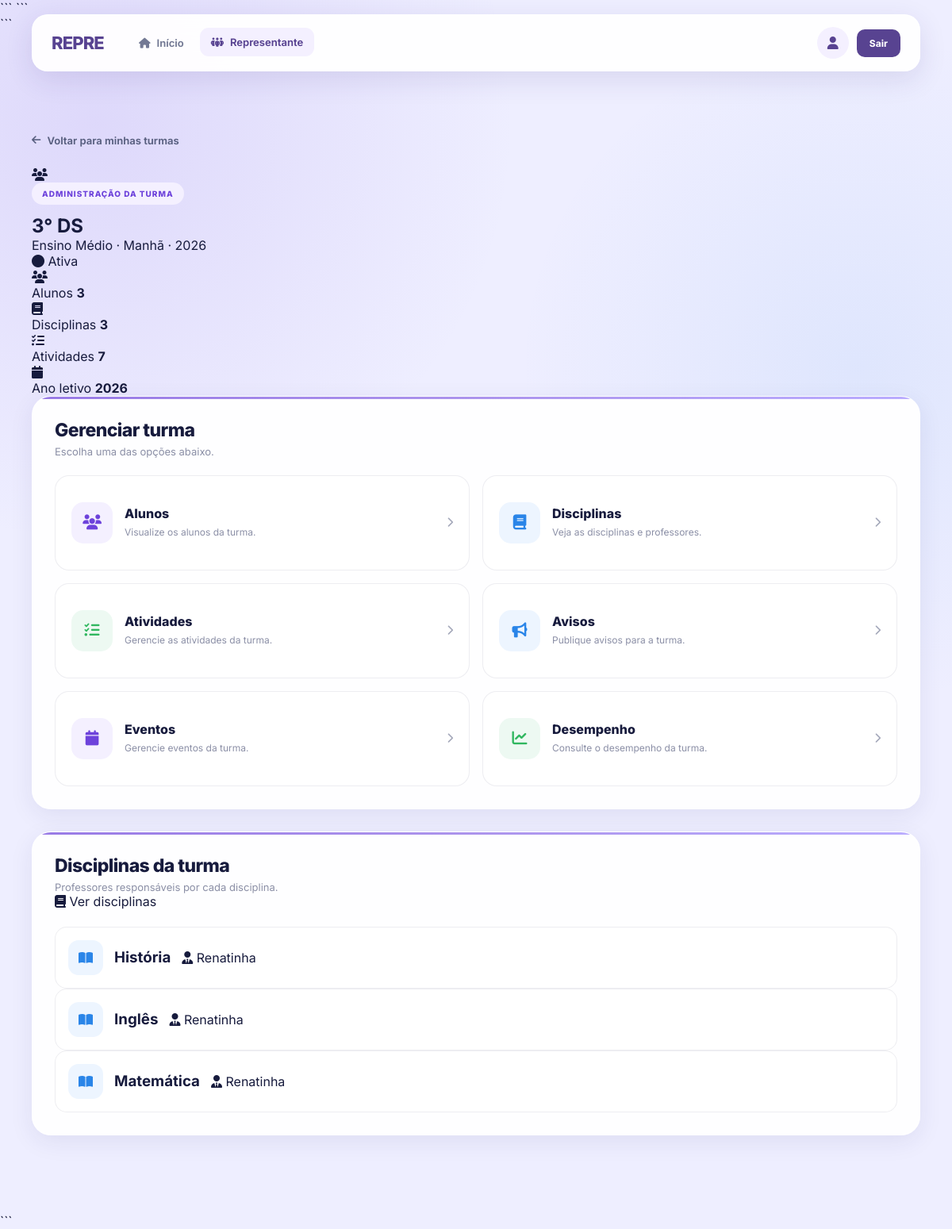
/heloisa/adminTurma.php?id=1 (signed in), run on the app's committed database.
### tables this page shows
CREATE TABLE IF NOT EXISTS `turmas` (
  `id` int UNSIGNED NOT NULL AUTO_INCREMENT,
  `nome` varchar(80) NOT NULL,
  `serie` varchar(40) DEFAULT NULL,
  `turno` enum('Manhã','Tarde','Noite','Integral') NOT NULL DEFAULT 'Manhã',
  `ano_letivo` year NOT NULL,
  `ativa` tinyint(1) NOT NULL DEFAULT '1',
  PRIMARY KEY (`id`),
  UNIQUE KEY `uq_turma` (`nome`,`ano_letivo`)
);

CREATE TABLE IF NOT EXISTS `turma_disciplinas` (
  `id` int UNSIGNED NOT NULL AUTO_INCREMENT,
  `turma_id` int UNSIGNED NOT NULL,
  `disciplina_id` int UNSIGNED NOT NULL,
  `professor_id` int UNSIGNED NOT NULL,
  PRIMARY KEY (`id`),
  UNIQUE KEY `uq_td` (`turma_id`,`disciplina_id`),
  KEY `disciplina_id` (`disciplina_id`),
  KEY `professor_id` (`professor_id`)
);

CREATE TABLE IF NOT EXISTS `disciplinas` (
  `id` int UNSIGNED NOT NULL AUTO_INCREMENT,
  `nome` varchar(80) NOT NULL,
  `cor_hex` char(7) NOT NULL DEFAULT '#6B5CC5',
  PRIMARY KEY (`id`),
  UNIQUE KEY `nome` (`nome`)
);

CREATE TABLE IF NOT EXISTS `alunos` (
  `id` int UNSIGNED NOT NULL AUTO_INCREMENT,
  `nome` varchar(120) NOT NULL,
  `email` varchar(150) NOT NULL,
  `senha_hash` varchar(255) NOT NULL,
  `tipo` enum('aluno','professor','representante','gremio_atletica','coordenacao') NOT NULL DEFAULT 'aluno',
  `status_conta` enum('pendente','ativo','recusado') NOT NULL DEFAULT 'ativo',
  `matricula` varchar(30) DEFAULT NULL,
  `foto_url` varchar(255) DEFAULT NULL,
  `ativo` tinyint(1) NOT NULL DEFAULT '1',
  `ultimo_login` datetime DEFAULT NULL,
  `criado_em` datetime NOT NULL DEFAULT CURRENT_TIMESTAMP,
  `atualizado_em` datetime NOT NULL DEFAULT CURRENT_TIMESTAMP ON UPDATE CURRENT_TIMESTAMP,
  PRIMARY KEY (`id`),
  UNIQUE KEY `email` (`email`),
  UNIQUE KEY `matricula` (`matricula`),
  KEY `idx_alunos_tipo` (`tipo`),
  KEY `idx_alunos_status` (`status_conta`)
);

### heloisa/config.php (called while the page is built, shortened)
<?php
function db(): PDO
{
    static $pdo = null;
if ($pdo === null) {
        $dsn = 'mysql:host=' . DB_HOST .
               ';port=3308' .
               ';dbname=' . DB_NAME .
               ';charset=utf8mb4';
        $pdo = new PDO($dsn, DB_USER, DB_PASS, [
            PDO::ATTR_ERRMODE => PDO::ERRMODE_EXCEPTION,
            PDO::ATTR_DEFAULT_FETCH_MODE => PDO::FETCH_ASSOC,
            PDO::ATTR_EMULATE_PREPARES => false,
        ]);
    }
    return $pdo;
}

### heloisa/auth.php (called while the page is built, shortened)
<?php
require_once __DIR__ . '/config.php';
function e(?string $value): string
{
    return htmlspecialchars($value ?? '', ENT_QUOTES | ENT_SUBSTITUTE, 'UTF-8');
}

### heloisa/adminTurma.php (the view, shortened to what this page needs)
<?php
require_once __DIR__ . '/auth.php';
$usuarioId = (int) $_SESSION['user_id'];
$turmaId = filter_input(
    INPUT_GET,
    'id',
    FILTER_VALIDATE_INT
);
$sql = "
    SELECT
        t.id,
        t.nome,
        t.serie,
        t.turno,
        t.ano_letivo,
        t.ativa
    FROM turma_membros tm
    INNER JOIN turmas t
        ON t.id = tm.turma_id
    WHERE tm.turma_id = :turma_id
      AND tm.aluno_id = :aluno_id
      AND tm.papel = 'representante'
      AND t.ativa = 1
    LIMIT 1
";
$stmt = db()->prepare($sql);
$stmt->execute([
    ':turma_id' => $turmaId,
    ':aluno_id' => $usuarioId
]);
$turma = $stmt->fetch(PDO::FETCH_ASSOC);
$sql = "
    SELECT COUNT(*)
    FROM turma_membros
    WHERE turma_id = :turma_id
      AND papel = 'aluno'
";
$stmt = db()->prepare($sql);
$stmt->execute([
    ':turma_id' => $turmaId
]);
$totalAlunos = (int) $stmt->fetchColumn();
$sql = "
    SELECT
        td.id,
        d.nome,
        a.nome AS professor
    FROM turma_disciplinas td
    INNER JOIN disciplinas d
        ON d.id = td.disciplina_id
    LEFT JOIN alunos a
        ON a.id = td.professor_id
    WHERE td.turma_id = :turma_id
    ORDER BY d.nome
";
$stmt = db()->prepare($sql);
$stmt->execute([
    ':turma_id' => $turmaId
]);
$disciplinas = $stmt->fetchAll(PDO::FETCH_ASSOC);
$sql = "
    SELECT COUNT(*)
    FROM atividades a
    INNER JOIN turma_disciplinas td
        ON td.id = a.turma_disciplina_id
    WHERE td.turma_id = :turma_id
";
$stmt = db()->prepare($sql);
$stmt->execute([
    ':turma_id' => $turmaId
]);
$totalAtividades = (int) $stmt->fetchColumn();
?>
<!DOCTYPE html>
<html lang="pt-BR">
<head>
<link
    rel="stylesheet"
    href="adminTurma.css"
>
<link
    rel="stylesheet"
    href="https://cdnjs.cloudflare.com/ajax/libs/font-awesome/6.5.2/css/all.min.css"
>
```
</head>
<body>
<div class="pagina">
```
<nav class="navbar">
    <a
        href="home.php"
        class="logo"
    >
        REPRE
    </a>
    <div class="nav-links">
        <a href="home.php">
            <i class="fa-solid fa-house"></i>
            Início
        </a>
        <a
            href="adminRepresentante.php"
            class="ativo"
        >
            <i class="fa-solid fa-people-group"></i>
            Representante
        </a>
    </div>
    <div class="nav-direita">
        <a
            href="perfil.php"
            class="perfil-link"
        >
            <i class="fa-solid fa-user"></i>
        </a>
        <a
            href="logout.php"
            class="btn-sair"
        >
            Sair
        </a>
    </div>
</nav>
<main class="conteudo">
    <a
        href="adminRepresentante.php"
        class="voltar"
    >
        <i class="fa-solid fa-arrow-left"></i>
        Voltar para minhas turmas
    </a>
    <section class="cabecalho-turma">
        <div class="cabecalho-esquerda">
            <div class="turma-icone-grande">
                <i class="fa-solid fa-users"></i>
            </div>
            <div>
                <span class="tag">
                    ADMINISTRAÇÃO DA TURMA
                </span>
                <h1>
                    <?= e($turma['nome']) ?>
                </h1>
                <p>
                    <?= e($turma['serie'] ?? 'Turma') ?>
                    <?php if (!empty($turma['turno'])): ?>
                        · <?= e(ucfirst($turma['turno'])) ?>
                    <?php endif; ?>
                    · <?= e((string) $turma['ano_letivo']) ?>
                </p>
            </div>
        </div>
        <span class="status">
            <i class="fa-solid fa-circle"></i>
            Ativa
        </span>
    </section>
    <section class="informacoes-grid">
        <div class="info-card">
            <div class="info-icone">
                <i class="fa-solid fa-users"></i>
            </div>
            <div>
                <span>
                    Alunos
                </span>
                <strong>
                    <?= (int) $totalAlunos ?>
                </strong>
            </div>
        </div>
        <div class="info-card">
            <div class="info-icone">
                <i class="fa-solid fa-book"></i>
            </div>
            <div>
                <span>
                    Disciplinas
                </span>
                <strong>
                    <?= count($disciplinas) ?>
                </strong>
            </div>
        </div>
        <div class="info-card">
            <div class="info-icone">
                <i class="fa-solid fa-list-check"></i>
            </div>
            <div>
                <span>
                    Atividades
                </span>
                <strong>
                    <?= (int) $totalAtividades ?>
                </strong>
            </div>
        </div>
        <div class="info-card">
            <div class="info-icone">
                <i class="fa-solid fa-calendar"></i>
            </div>
            <div>
                <span>
                    Ano letivo
                </span>
                <strong>
                    <?= e((string) $turma['ano_letivo']) ?>
                </strong>
            </div>
        </div>
    </section>
    <section class="secao">
        <div class="secao-header">
            <div>
                <h2>
                    Gerenciar turma
                </h2>
                <p>
                    Escolha uma das opções abaixo.
                </p>
            </div>
        </div>
        <div class="acoes-grid">
            <a
                href="alunos-turma.php?turma_id=<?= (int) $turmaId ?>"
                class="acao-card"
            >
                <div class="acao-icone roxo">
                    <i class="fa-solid fa-users"></i>
                </div>
                <div>
                    <h3>
                        Alunos
                    </h3>
                    <p>
                        Visualize os alunos da turma.
                    </p>
                </div>
                <i class="fa-solid fa-chevron-right seta"></i>
            </a>
            <a
                href="disciplinas-turma.php?turma_id=<?= (int) $turmaId ?>"
                class="acao-card"
            >
                <div class="acao-icone azul">
                    <i class="fa-solid fa-book"></i>
                </div>
                <div>
                    <h3>
                        Disciplinas
                    </h3>
                    <p>
                        Veja as disciplinas e professores.
                    </p>
                </div>
                <i class="fa-solid fa-chevron-right seta"></i>
            </a>
            <a
                href="atividades-turma.php?turma_id=<?= (int) $turmaId ?>"
                class="acao-card"
            >
                <div class="acao-icone verde">
                    <i class="fa-solid fa-list-check"></i>
                </div>
                <div>
                    <h3>
                        Atividades
                    </h3>
                    <p>
                        Gerencie as atividades da turma.
                    </p>
                </div>
                <i class="fa-solid fa-chevron-right seta"></i>
            </a>
            <a
                href="#"
                class="acao-card"
            >
                <div class="acao-icone azul">
                    <i class="fa-solid fa-bullhorn"></i>
                </div>
                <div>
                    <h3>
                        Avisos
                    </h3>
                    <p>
                        Publique avisos para a turma.
                    </p>
                </div>
                <i class="fa-solid fa-chevron-right seta"></i>
            </a>
            <a
                href="#"
                class="acao-card"
            >
                <div class="acao-icone roxo">
                    <i class="fa-solid fa-calendar"></i>
                </div>
                <div>
                    <h3>
                        Eventos
                    </h3>
                    <p>
                        Gerencie eventos da turma.
                    </p>
                </div>
                <i class="fa-solid fa-chevron-right seta"></i>
            </a>
            <a
                href="#"
                class="acao-card"
            >
                <div class="acao-icone verde">
                    <i class="fa-solid fa-chart-line"></i>
                </div>
                <div>
                    <h3>
                        Desempenho
                    </h3>
                    <p>
                        Consulte o desempenho da turma.
                    </p>
                </div>
                <i class="fa-solid fa-chevron-right seta"></i>
            </a>
        </div>
    </section>
    <section class="secao">
        <div class="secao-header">
            <div>
                <h2>
                    Disciplinas da turma
                </h2>
                <p>
                    Professores responsáveis por cada disciplina.
                </p>
            </div>
            <a
                href="disciplinas-turma.php?turma_id=<?= (int) $turmaId ?>"
                class="btn-secundario"
            >
                <i class="fa-solid fa-book"></i>
                Ver disciplinas
            </a>
        </div>
        <?php if (empty($disciplinas)): ?>
            <div class="vazio">
                <div class="vazio-icone">
                    <i class="fa-solid fa-book"></i>
                </div>
                <h3>
                    Nenhuma disciplina encontrada
                </h3>
                <p>
                    Esta turma ainda não possui disciplinas cadastradas.
                </p>
            </div>
        <?php else: ?>
            <div class="disciplinas-grid">
                <?php foreach ($disciplinas as $disciplina): ?>
                    <article class="disciplina-card">
                        <div class="disciplina-topo">
                            <div class="disciplina-icone">
                                <i class="fa-solid fa-book-open"></i>
                            </div>
                        </div>
                        <h3>
                            <?= e($disciplina['nome']) ?>
                        </h3>
                        <p>
                            <i class="fa-solid fa-user-tie"></i>
                            <?= e(
                                $disciplina['professor']
                                ?? 'Professor não informado'
                            ) ?>
                        </p>
                    </article>
                <?php endforeach; ?>
            </div>
        <?php endif; ?>
    </section>
</main>
```
</div>
</body>
</html>

### data on the page
turmas: nome "3° DS", serie "Ensino Médio", turno "Manhã", ano_letivo "2026"
turma_disciplinas: disciplina.nome "História", alunos.nome "Renatinha"
turma_disciplinas: disciplina.nome "Inglês", alunos.nome "Renatinha"
turma_disciplinas: disciplina.nome "Matemática", alunos.nome "Renatinha"

### other printed values
$totalAlunos "3"
count($disciplinas) "3"
$totalAtividades "7"
